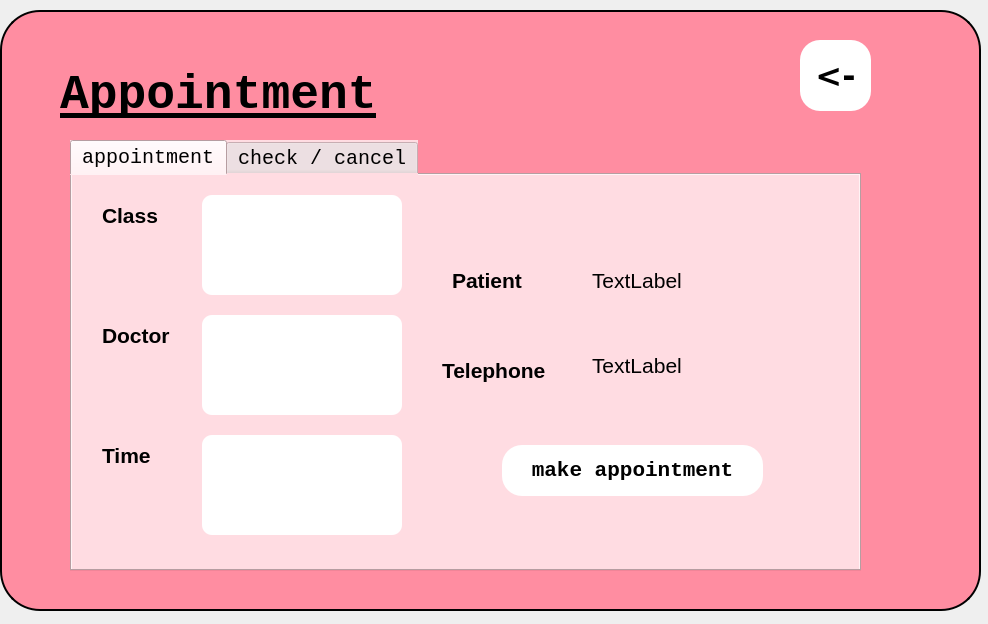
<?xml version="1.0" encoding="UTF-8"?>
<ui version="4.0">
 <class>patAppointments</class>
 <widget class="QDialog" name="patAppointments">
  <property name="geometry">
   <rect>
    <x>0</x>
    <y>0</y>
    <width>988</width>
    <height>624</height>
   </rect>
  </property>
  <property name="windowTitle">
   <string>Dialog</string>
  </property>
  <property name="styleSheet">
   <string notr="true"/>
  </property>
  <widget class="QGroupBox" name="groupBox">
   <property name="geometry">
    <rect>
     <x>0</x>
     <y>10</y>
     <width>981</width>
     <height>601</height>
    </rect>
   </property>
   <property name="styleSheet">
    <string notr="true">QGroupBox{
	background-color:#FF8DA1;
	border:2px solid black;
	border-radius:40px;
}</string>
   </property>
   <property name="title">
    <string/>
   </property>
   <widget class="QTabWidget" name="tabWidget">
    <property name="geometry">
     <rect>
      <x>70</x>
      <y>130</y>
      <width>791</width>
      <height>431</height>
     </rect>
    </property>
    <property name="font">
     <font>
      <family>Monospace</family>
      <pointsize>15</pointsize>
     </font>
    </property>
    <property name="styleSheet">
     <string notr="true">background-color:#FFDCE2</string>
    </property>
    <property name="currentIndex">
     <number>0</number>
    </property>
    <widget class="QWidget" name="tab">
     <attribute name="title">
      <string>appointment</string>
     </attribute>
     <widget class="QLabel" name="label_4">
      <property name="geometry">
       <rect>
        <x>30</x>
        <y>140</y>
        <width>80</width>
        <height>40</height>
       </rect>
      </property>
      <property name="styleSheet">
       <string notr="true">QLabel
{
    font-family: &quot;Monospace&quot;;
    font-size: 16pt;
    font-weight: bold;
}
</string>
      </property>
      <property name="text">
       <string>Doctor</string>
      </property>
     </widget>
     <widget class="QListWidget" name="docListWidget">
      <property name="geometry">
       <rect>
        <x>130</x>
        <y>140</y>
        <width>200</width>
        <height>100</height>
       </rect>
      </property>
      <property name="styleSheet">
       <string notr="true">QListWidget{
	background-color:white;
	border-radius:10px;
	color:black;
    font-family: &quot;Monospace&quot;;
    font-size: 16pt;
}</string>
      </property>
     </widget>
     <widget class="QLabel" name="label_2">
      <property name="geometry">
       <rect>
        <x>30</x>
        <y>20</y>
        <width>80</width>
        <height>40</height>
       </rect>
      </property>
      <property name="styleSheet">
       <string notr="true">QLabel
{
    font-family: &quot;Monospace&quot;;
    font-size: 16pt;
    font-weight: bold;
}
</string>
      </property>
      <property name="text">
       <string>Class</string>
      </property>
     </widget>
     <widget class="QListWidget" name="roomListWidget">
      <property name="geometry">
       <rect>
        <x>130</x>
        <y>20</y>
        <width>200</width>
        <height>100</height>
       </rect>
      </property>
      <property name="styleSheet">
       <string notr="true">QListWidget{
	background-color:white;
	border-radius:10px;
	color:black;
    font-family: &quot;Monospace&quot;;
    font-size: 16pt;
}</string>
      </property>
     </widget>
     <widget class="QPushButton" name="pushButton">
      <property name="geometry">
       <rect>
        <x>430</x>
        <y>270</y>
        <width>261</width>
        <height>51</height>
       </rect>
      </property>
      <property name="font">
       <font>
        <family>Monospace</family>
        <pointsize>16</pointsize>
        <weight>75</weight>
        <bold>true</bold>
       </font>
      </property>
      <property name="styleSheet">
       <string notr="true">QPushButton
{
	border:none;
	background-color:white;
	border-radius:20px;
}
QPushButton:Hover
{
	fontsize:20;
	border:none;
	background-color:rgb(28, 130, 255);
	border-radius:20px;
	color:red;
}</string>
      </property>
      <property name="text">
       <string>make appointment</string>
      </property>
     </widget>
     <widget class="QLabel" name="label_3">
      <property name="geometry">
       <rect>
        <x>380</x>
        <y>90</y>
        <width>101</width>
        <height>31</height>
       </rect>
      </property>
      <property name="styleSheet">
       <string notr="true">QLabel
{
    font-family: &quot;Monospace&quot;;
    font-size: 16pt;
    font-weight: bold;
}
</string>
      </property>
      <property name="text">
       <string>Patient</string>
      </property>
     </widget>
     <widget class="QLabel" name="label_5">
      <property name="geometry">
       <rect>
        <x>370</x>
        <y>170</y>
        <width>131</width>
        <height>51</height>
       </rect>
      </property>
      <property name="styleSheet">
       <string notr="true">QLabel
{
    font-family: &quot;Monospace&quot;;
    font-size: 16pt;
    font-weight: bold;
}
</string>
      </property>
      <property name="text">
       <string>Telephone</string>
      </property>
     </widget>
     <widget class="QListWidget" name="timelistWidget">
      <property name="geometry">
       <rect>
        <x>130</x>
        <y>260</y>
        <width>200</width>
        <height>100</height>
       </rect>
      </property>
      <property name="styleSheet">
       <string notr="true">QListWidget{
	background-color:white;
	border-radius:10px;
	color:black;
    font-family: &quot;Monospace&quot;;
    font-size: 16pt;
}</string>
      </property>
     </widget>
     <widget class="QLabel" name="label_name">
      <property name="geometry">
       <rect>
        <x>520</x>
        <y>80</y>
        <width>221</width>
        <height>51</height>
       </rect>
      </property>
      <property name="styleSheet">
       <string notr="true">QLabel
{
    font-family: &quot;Monospace&quot;;
    font-size: 16pt;
}
</string>
      </property>
      <property name="text">
       <string>TextLabel</string>
      </property>
     </widget>
     <widget class="QLabel" name="label_telephone">
      <property name="geometry">
       <rect>
        <x>520</x>
        <y>170</y>
        <width>211</width>
        <height>41</height>
       </rect>
      </property>
      <property name="styleSheet">
       <string notr="true">QLabel
{
    font-family: &quot;Monospace&quot;;
    font-size: 16pt;
}
</string>
      </property>
      <property name="text">
       <string>TextLabel</string>
      </property>
     </widget>
     <widget class="QLabel" name="label">
      <property name="geometry">
       <rect>
        <x>30</x>
        <y>260</y>
        <width>80</width>
        <height>40</height>
       </rect>
      </property>
      <property name="styleSheet">
       <string notr="true">QLabel
{
    font-family: &quot;Monospace&quot;;
    font-size: 16pt;
    font-weight: bold;
}
</string>
      </property>
      <property name="text">
       <string>Time</string>
      </property>
     </widget>
    </widget>
    <widget class="QWidget" name="tab_2">
     <attribute name="title">
      <string>check / cancel</string>
     </attribute>
     <widget class="QTableView" name="appointmentTable">
      <property name="geometry">
       <rect>
        <x>10</x>
        <y>20</y>
        <width>711</width>
        <height>311</height>
       </rect>
      </property>
      <property name="styleSheet">
       <string notr="true">QTableView{
	background-color:rgb(222, 221, 218);
	border-radius:10px;
    font-family: &quot;Monospace&quot;;
    font-size: 12pt;
}</string>
      </property>
     </widget>
     <widget class="QPushButton" name="cancel_btn">
      <property name="geometry">
       <rect>
        <x>480</x>
        <y>340</y>
        <width>100</width>
        <height>40</height>
       </rect>
      </property>
      <property name="font">
       <font>
        <family>Monospace</family>
        <pointsize>16</pointsize>
       </font>
      </property>
      <property name="styleSheet">
       <string notr="true">QPushButton
{
	border:none;
	background-color:white;
	border-radius:20px;
}
QPushButton:Hover
{
	fontsize:20;
	border:none;
	background-color:rgb(28, 130, 255);
	border-radius:20px;
	color:red;
}</string>
      </property>
      <property name="text">
       <string>cancel</string>
      </property>
     </widget>
     <widget class="QPushButton" name="laod_btn">
      <property name="geometry">
       <rect>
        <x>280</x>
        <y>340</y>
        <width>100</width>
        <height>40</height>
       </rect>
      </property>
      <property name="font">
       <font>
        <family>Monospace</family>
        <pointsize>16</pointsize>
       </font>
      </property>
      <property name="styleSheet">
       <string notr="true">QPushButton
{
	border:none;
	background-color:white;
	border-radius:20px;
}
QPushButton:Hover
{
	fontsize:20;
	border:none;
	background-color:rgb(28, 130, 255);
	border-radius:20px;
	color:red;
}</string>
      </property>
      <property name="text">
       <string>load</string>
      </property>
     </widget>
    </widget>
   </widget>
   <widget class="QPushButton" name="backBtn">
    <property name="geometry">
     <rect>
      <x>800</x>
      <y>30</y>
      <width>71</width>
      <height>71</height>
     </rect>
    </property>
    <property name="font">
     <font>
      <family>DejaVu Sans</family>
      <pointsize>24</pointsize>
      <weight>75</weight>
      <bold>true</bold>
     </font>
    </property>
    <property name="styleSheet">
     <string notr="true">QPushButton
{
	border:none;
	background-color:white;
	border-radius:20px;
}
QPushButton:Hover
{
	fontsize:20;
	border:none;
	background-color:rgb(28, 130, 255);
	border-radius:20px;
	color:red;
}</string>
    </property>
    <property name="text">
     <string>&lt;-</string>
    </property>
   </widget>
   <widget class="QLabel" name="label_Profile">
    <property name="geometry">
     <rect>
      <x>60</x>
      <y>40</y>
      <width>321</width>
      <height>91</height>
     </rect>
    </property>
    <property name="font">
     <font>
      <family>Monospace</family>
      <pointsize>36</pointsize>
      <weight>75</weight>
      <bold>true</bold>
      <underline>true</underline>
     </font>
    </property>
    <property name="text">
     <string>Appointment</string>
    </property>
   </widget>
  </widget>
 </widget>
 <resources/>
 <connections/>
</ui>
